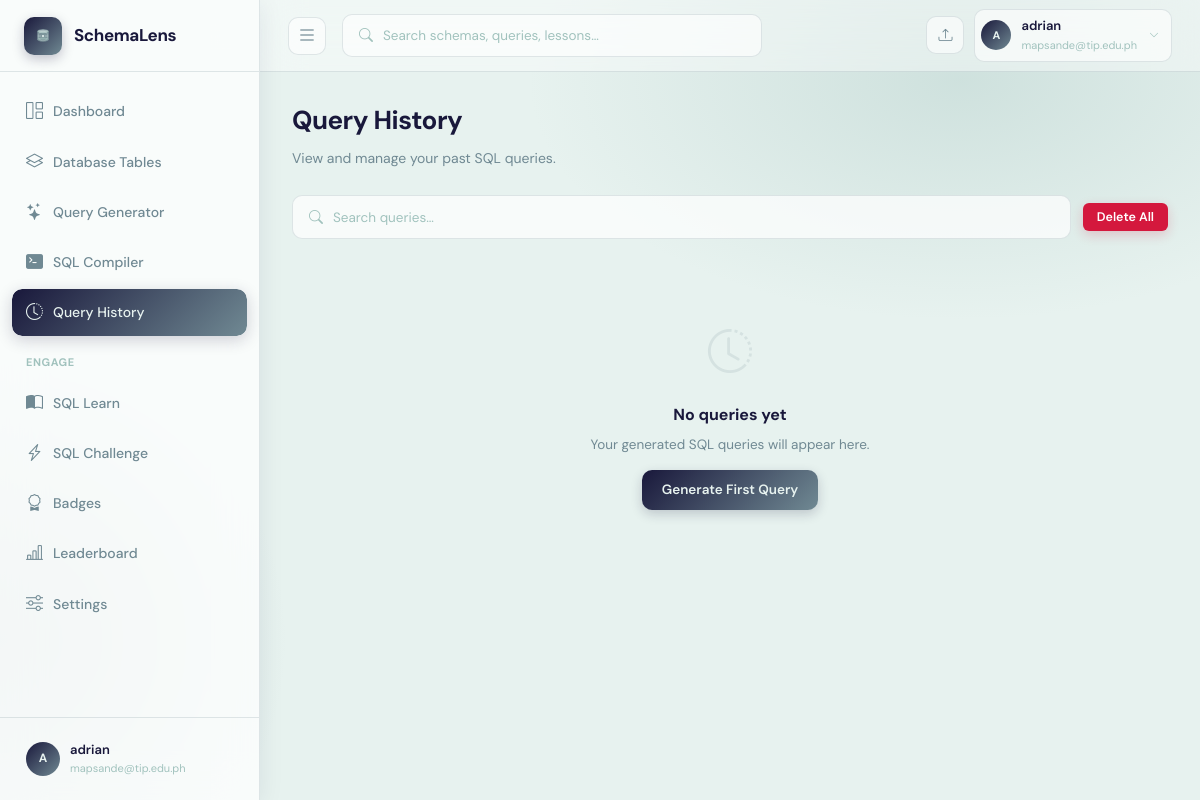
Before: /history (signed in) with the older database file.
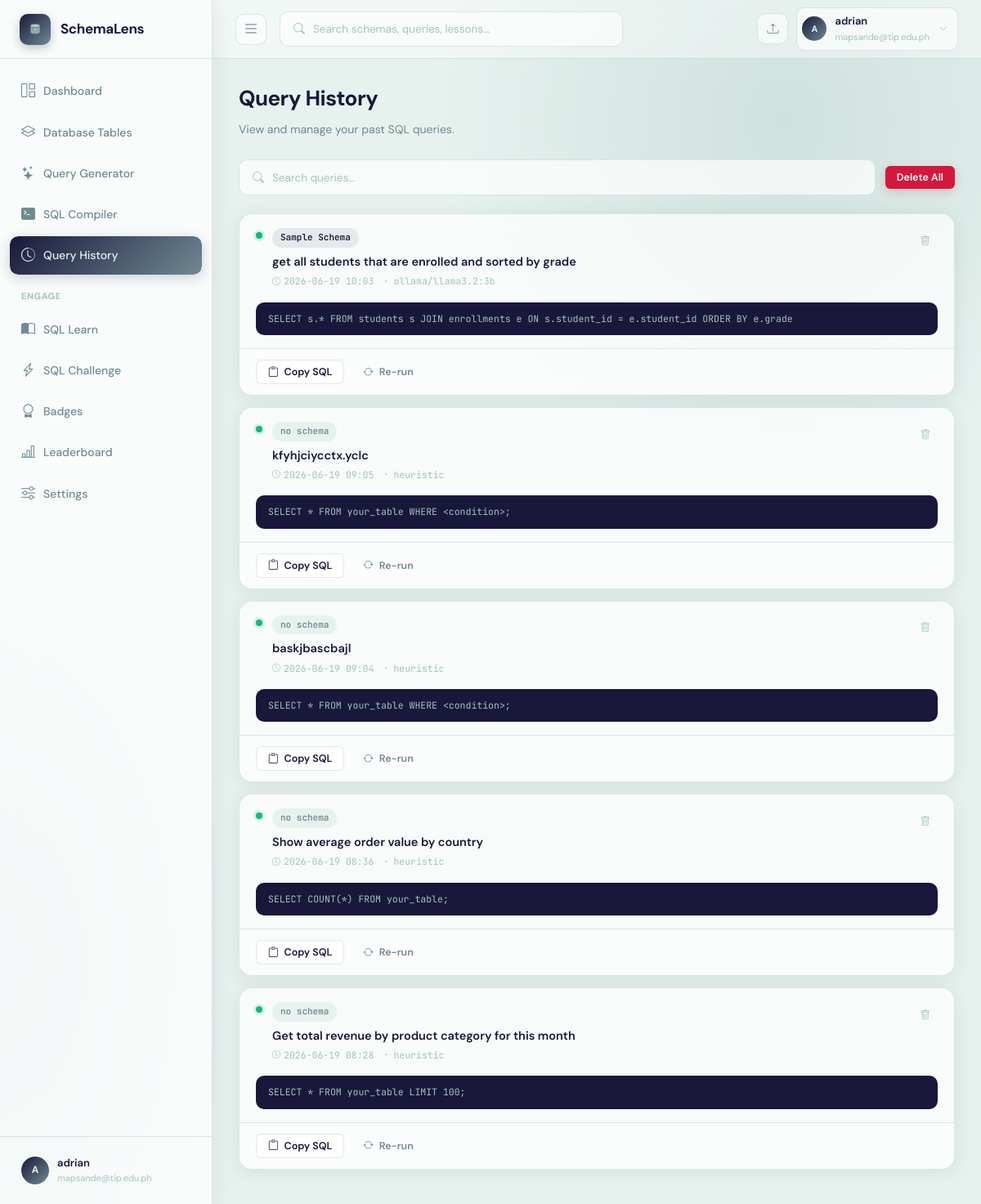
After: the same page with the newer database file.
### app.py (models this page shows)
class QueryHistory(db.Model):
    __tablename__ = "query_history"
    id             = db.Column(db.Integer, primary_key=True)
    user_id        = db.Column(db.Integer, db.ForeignKey("users.id"), nullable=False)
    schema_id      = db.Column(db.Integer, db.ForeignKey("schema_uploads.id"), nullable=True)
    natural_query  = db.Column(db.Text, nullable=False)
    generated_sql  = db.Column(db.Text, default="")
    model_used     = db.Column(db.String(80), default="")
    sql_explanation = db.Column(db.Text, default="")     # Feature 2: plain-English explanation
    accuracy_score  = db.Column(db.Float, default=None)  # Feature 4: confidence score
    accuracy_notes  = db.Column(db.Text, default="")     # Feature 4: validation notes
    conversation_context = db.Column(db.Text, default="")  # Feature 3: JSON conversation history
    created_at     = db.Column(db.DateTime, default=datetime.datetime.utcnow)

class SchemaUpload(db.Model):
    __tablename__ = "schema_uploads"
    id            = db.Column(db.Integer, primary_key=True)
    user_id       = db.Column(db.Integer, db.ForeignKey("users.id"), nullable=False)
    filename      = db.Column(db.String(256), nullable=False)
    original_name = db.Column(db.String(256), nullable=False)
    schema_name   = db.Column(db.String(120), default="")
    ocr_text      = db.Column(db.Text, default="")
    parsed_schema = db.Column(db.Text, default="")   # JSON
    confirmed_schema = db.Column(db.Text, default="")  # JSON — user-confirmed/edited version
    uploaded_at   = db.Column(db.DateTime, default=datetime.datetime.utcnow)
    queries       = db.relationship("QueryHistory", backref="schema", lazy=True,
                                    cascade="all, delete-orphan")

### app.py (the view)
@app.route("/history")
@login_required
def history():
    page = request.args.get("page", 1, type=int)
    per_page = 20
    queries = QueryHistory.query.filter_by(user_id=current_user.id)\
              .order_by(QueryHistory.created_at.desc())\
              .paginate(page=page, per_page=per_page, error_out=False)
    return render_template("history.html", queries=queries)

### app.py (called while the page is built)
@login_manager.user_loader
def load_user(user_id):
    return db.session.get(User, int(user_id))

@app.context_processor
def inject_ai_status():
    return {"ai_vision_available": bool(GEMINI_API_KEY.strip())}

### templates/history.html (shortened to what this page needs)
{% extends "base.html" %}
{% block head %}
<link rel="stylesheet" href="{{ url_for('static', filename='css/history.css') }}">
{% endblock %}
{% block content %}
<div class="history-header fade-in">
  <h1>Query History</h1>
  <p>View and manage your past SQL queries.</p>
</div>
<div class="history-toolbar fade-in fade-in-1">
  <div class="search-wrap">
    <i class="bi bi-search"></i>
    <input type="text" id="searchInput" placeholder="Search queries…" oninput="filterQueries()">
  </div>
  <button class="btn btn-danger btn-sm" onclick="clearAllQueries()" style="margin-left:auto;">Delete All</button>
</div>
<div id="queryList">
{% if queries.items %}
  {% for q in queries.items %}
  <div class="qh-card fade-in" id="qcard-{{ q.id }}"
       data-query="{{ q.natural_query | lower }}"
       data-status="success">
    <div class="qh-top">
      <div class="qh-status-dot success"></div>
      <div class="flex-1">
        <div style="display:flex;align-items:flex-start;justify-content:space-between;gap:12px;">
          <div>
            {% if q.schema %}
            <span class="badge badge-mid" style="margin-bottom:7px;display:inline-flex;">{{ q.schema.schema_name or q.schema.original_name }}</span>
            {% else %}
            <span class="badge badge-light" style="margin-bottom:7px;display:inline-flex;">no schema</span>
            {% endif %}
            <div class="qh-question">{{ q.natural_query }}</div>
            <div class="qh-meta">
              <span class="qh-meta-item"><i class="bi bi-clock"></i> {{ q.created_at.strftime('%Y-%m-%d %H:%M') }}</span>
              <span class="qh-meta-item"><i class="bi bi-dot"></i> {{ q.model_used or 'heuristic' }}</span>
            </div>
          </div>
          <button onclick="deleteQuery('{{ q.id }}')" class="btn btn-ghost btn-sm btn-icon" style="flex-shrink:0;color:var(--text-xs);" title="Delete">
            <i class="bi bi-trash"></i>
          </button>
        </div>
      </div>
    </div>
    <div class="qh-sql" onclick="this.classList.toggle('expanded')" title="Click to expand">{{ q.generated_sql }}</div>
    <div class="qh-actions">
      <button onclick="copySQL('{{ q.id }}')" class="btn btn-outline btn-sm"><i class="bi bi-clipboard"></i> Copy SQL</button>
      <a href="{{ url_for('query_page') }}{% if q.schema %}?schema_id={{ q.schema.id }}{% endif %}" class="btn btn-ghost btn-sm"><i class="bi bi-arrow-repeat"></i> Re-run</a>
    </div>
  </div>
  {% endfor %}
{% else %}
  <div class="empty">
    <i class="bi bi-clock-history"></i>
    <h4>No queries yet</h4>
    <p>Your generated SQL queries will appear here.</p>
    <a href="{{ url_for('query_page') }}" class="btn btn-primary mt-3" style="display:inline-flex;">Generate First Query</a>
  </div>
{% endif %}
</div>
{% endblock %}

Changed rows visible on the page:
added QueryHistory: schema "Sample Schema", natural_query "get all students that are enrolled and sorted by grade", created_at "2026-06-19 10:03", model_used "ollama/llama3.2:3b", generated_sql "SELECT s.* FROM students s JOIN enrollments e ON s.student_id = e.student_id ORDER BY e.grade"
added QueryHistory: shows "no schema", natural_query "kfyhjciycctx.yclc", created_at "2026-06-19 09:05", model_used "heuristic", generated_sql "SELECT * FROM your_table WHERE <condition>;"
added QueryHistory: shows "no schema", natural_query "baskjbascbajl", created_at "2026-06-19 09:04", model_used "heuristic", generated_sql "SELECT * FROM your_table WHERE <condition>;"
added QueryHistory: shows "no schema", natural_query "Show average order value by country", created_at "2026-06-19 08:36", model_used "heuristic", generated_sql "SELECT COUNT(*) FROM your_table;"
added QueryHistory: shows "no schema", natural_query "Get total revenue by product category for this month", created_at "2026-06-19 08:28", model_used "heuristic", generated_sql "SELECT * FROM your_table LIMIT 100;"
Other visible differences:
text no longer shown: "No queries yet Your generated SQL queries will appear here. Generate First Query"
